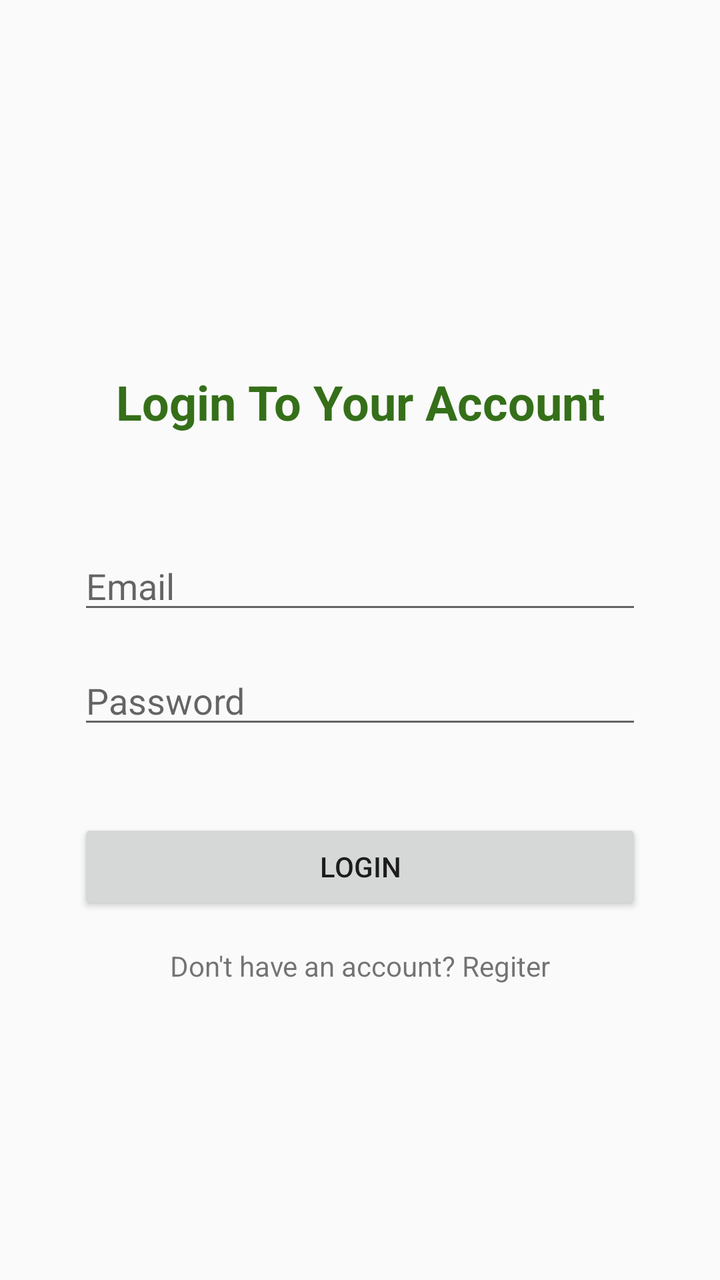
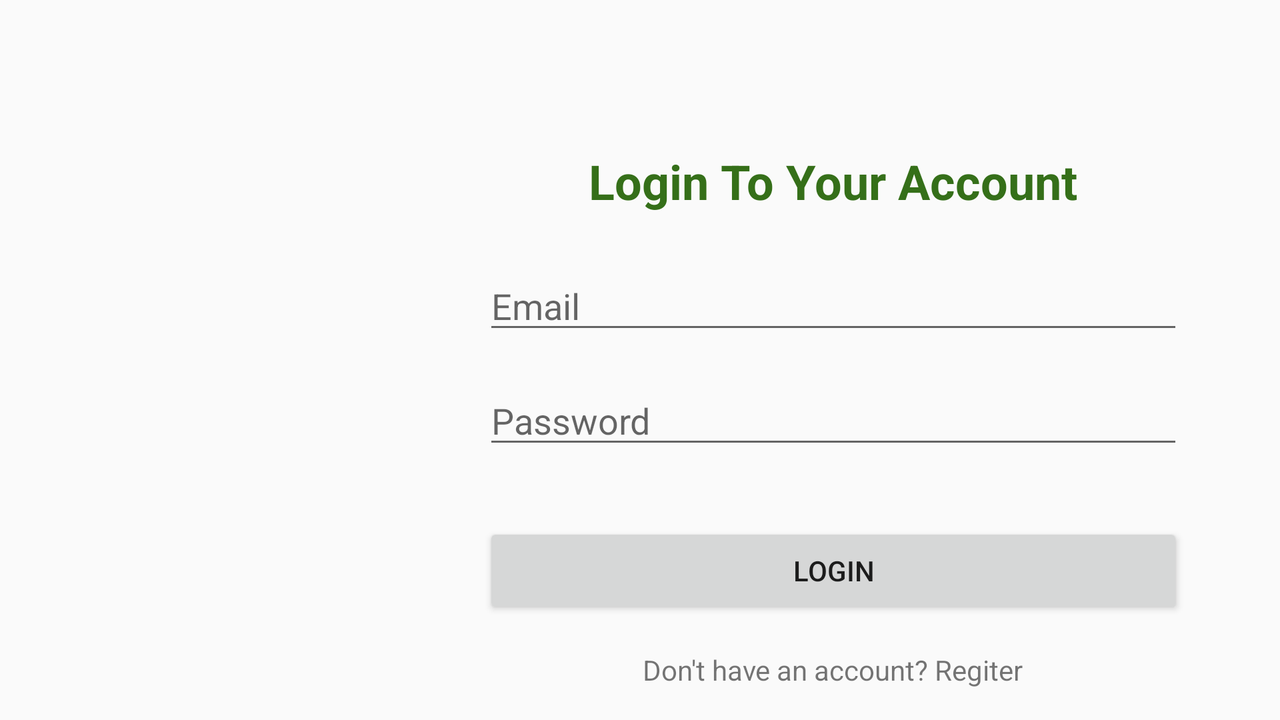

Compare how this app lays out the same screen by default and in its alternative resource folder. The renders come first, then the two layout files and the values they reference.
<!-- AndroidManifest.xml: application theme AppTheme -->
<!-- res/layout/activity_main.xml -->
<?xml version="1.0" encoding="utf-8"?>
<androidx.constraintlayout.widget.ConstraintLayout xmlns:android="http://schemas.android.com/apk/res/android"
    xmlns:app="http://schemas.android.com/apk/res-auto"
    xmlns:tools="http://schemas.android.com/tools"
    android:layout_width="match_parent"
    android:layout_height="match_parent"
    android:background="@drawable/bg"
    tools:context=".LoginActivity">

    <TextView
        android:id="@+id/textView2"
        android:layout_width="wrap_content"
        android:layout_height="wrap_content"
        android:text="@string/Ln_name"
        android:textColor="#356f19"
        android:textSize="24sp"
        android:textStyle="bold"
        app:layout_constraintBottom_toTopOf="@+id/editText"
        app:layout_constraintEnd_toEndOf="parent"
        app:layout_constraintHorizontal_bias="0.5"
        app:layout_constraintStart_toStartOf="parent"
        app:layout_constraintTop_toBottomOf="@+id/imageView2" />

    <ImageView
        android:id="@+id/imageView2"
        android:layout_width="97dp"
        android:layout_height="77dp"
        android:src="@drawable/ic_todo"
        app:layout_constraintBottom_toTopOf="@+id/textView2"
        app:layout_constraintEnd_toEndOf="parent"
        app:layout_constraintHorizontal_bias="0.5"
        app:layout_constraintStart_toStartOf="parent"
        app:layout_constraintTop_toTopOf="parent" />

    <EditText
        android:id="@+id/editText"
        android:layout_width="282dp"
        android:layout_height="wrap_content"
        android:layout_marginBottom="16dp"
        android:ems="10"
        android:hint="@string/em_name"
        android:inputType="textEmailAddress"
        app:layout_constraintBottom_toTopOf="@+id/editText2"
        app:layout_constraintEnd_toEndOf="parent"
        app:layout_constraintStart_toStartOf="parent"
        app:layout_constraintTop_toTopOf="parent"
        app:layout_constraintVertical_chainStyle="packed" />

    <EditText
        android:id="@+id/editText2"
        android:layout_width="282dp"
        android:layout_height="wrap_content"
        android:ems="10"
        android:hint="@string/ps_name"
        android:inputType="textPassword"
        app:layout_constraintBottom_toBottomOf="parent"
        app:layout_constraintEnd_toEndOf="@+id/editText"
        app:layout_constraintHorizontal_bias="0.5"
        app:layout_constraintStart_toStartOf="@+id/editText"
        app:layout_constraintTop_toBottomOf="@+id/editText" />

    <Button
        android:id="@+id/button"
        android:layout_width="282dp"
        android:layout_height="wrap_content"
        android:layout_marginTop="40dp"
        android:text="@string/bt_name"
        app:layout_constraintBottom_toTopOf="@+id/textView3"
        app:layout_constraintEnd_toEndOf="@+id/editText2"
        app:layout_constraintHorizontal_bias="0.5"
        app:layout_constraintStart_toStartOf="@+id/editText2"
        app:layout_constraintTop_toBottomOf="@+id/editText2"
        app:layout_constraintVertical_bias="0.0"
        app:layout_constraintVertical_chainStyle="packed" />

    <TextView
        android:id="@+id/textView3"
        android:layout_width="wrap_content"
        android:layout_height="wrap_content"
        android:layout_marginTop="16dp"
        android:text="@string/dt_name"
        app:layout_constraintBottom_toBottomOf="parent"
        app:layout_constraintEnd_toEndOf="@+id/button"
        app:layout_constraintHorizontal_bias="0.5"
        app:layout_constraintStart_toStartOf="@+id/button"
        app:layout_constraintTop_toBottomOf="@+id/button" />

</androidx.constraintlayout.widget.ConstraintLayout>
<!-- resources referenced by this layout -->
<resources>
  <string name="Ln_name">Login To Your Account</string>
  <string name="bt_name">Login</string>
  <string name="dt_name">Don\'t have an account? Regiter</string>
  <string name="em_name">Email</string>
  <string name="ps_name">Password</string>
  <style name="AppTheme" parent="Theme.AppCompat.Light.DarkActionBar">
          
          <item name="colorPrimary">@color/colorPrimary</item>
          <item name="colorPrimaryDark">@color/colorPrimaryDark</item>
          <item name="colorAccent">@color/colorAccent</item>
      </style>
</resources>
<!-- res/layout-land/activity_main.xml (the repository's variant of the layout above) -->
<!-- drawn on the phone turned sideways -->
<?xml version="1.0" encoding="utf-8"?>
<androidx.constraintlayout.widget.ConstraintLayout xmlns:android="http://schemas.android.com/apk/res/android"
    xmlns:app="http://schemas.android.com/apk/res-auto"
    xmlns:tools="http://schemas.android.com/tools"
    android:layout_width="match_parent"
    android:layout_height="match_parent"
    android:background="@drawable/bg"
    tools:context=".LoginActivity">

    <TextView
        android:id="@+id/textView2"
        android:layout_width="wrap_content"
        android:layout_height="wrap_content"
        android:layout_marginBottom="24dp"
        android:text="@string/Ln_name"
        android:textColor="#356f19"
        android:textSize="24sp"
        android:textStyle="bold"
        app:layout_constraintBottom_toTopOf="@+id/editText"
        app:layout_constraintEnd_toEndOf="@+id/editText"
        app:layout_constraintStart_toStartOf="@+id/editText" />

    <ImageView
        android:id="@+id/imageView2"
        android:layout_width="161dp"
        android:layout_height="127dp"
        android:layout_marginEnd="32dp"
        android:layout_marginRight="32dp"
        android:src="@drawable/ic_todo"
        app:layout_constraintEnd_toStartOf="@+id/editText"
        app:layout_constraintHorizontal_bias="0.5"
        app:layout_constraintHorizontal_chainStyle="packed"
        app:layout_constraintStart_toStartOf="parent"
        app:layout_constraintTop_toTopOf="@+id/textView2" />

    <EditText
        android:id="@+id/editText"
        android:layout_width="350dp"
        android:layout_height="wrap_content"
        android:layout_marginBottom="16dp"
        android:ems="10"
        android:hint="@string/em_name"
        android:inputType="textEmailAddress"
        app:layout_constraintBottom_toTopOf="@+id/editText2"
        app:layout_constraintEnd_toEndOf="parent"
        app:layout_constraintHorizontal_bias="0.5"
        app:layout_constraintStart_toEndOf="@+id/imageView2"
        app:layout_constraintTop_toTopOf="parent"
        app:layout_constraintVertical_chainStyle="packed" />

    <EditText
        android:id="@+id/editText2"
        android:layout_width="350dp"
        android:layout_height="wrap_content"
        android:ems="10"
        android:hint="@string/ps_name"
        android:inputType="textPassword"
        app:layout_constraintBottom_toBottomOf="parent"
        app:layout_constraintEnd_toEndOf="@+id/editText"
        app:layout_constraintHorizontal_bias="0.5"
        app:layout_constraintStart_toStartOf="@+id/editText"
        app:layout_constraintTop_toBottomOf="@+id/editText" />

    <Button
        android:id="@+id/button"
        android:layout_width="350dp"
        android:layout_height="wrap_content"
        android:layout_marginTop="32dp"
        android:text="@string/bt_name"
        app:layout_constraintBottom_toTopOf="@+id/textView3"
        app:layout_constraintEnd_toEndOf="@+id/editText2"
        app:layout_constraintHorizontal_bias="0.5"
        app:layout_constraintStart_toStartOf="@+id/editText2"
        app:layout_constraintTop_toBottomOf="@+id/editText2"
        app:layout_constraintVertical_bias="0.0"
        app:layout_constraintVertical_chainStyle="packed" />

    <TextView
        android:id="@+id/textView3"
        android:layout_width="wrap_content"
        android:layout_height="wrap_content"
        android:layout_marginTop="16dp"
        android:layout_marginBottom="8dp"
        android:text="@string/dt_name"
        app:layout_constraintBottom_toBottomOf="parent"
        app:layout_constraintEnd_toEndOf="@+id/button"
        app:layout_constraintHorizontal_bias="0.5"
        app:layout_constraintStart_toStartOf="@+id/button"
        app:layout_constraintTop_toBottomOf="@+id/button" />

</androidx.constraintlayout.widget.ConstraintLayout>
